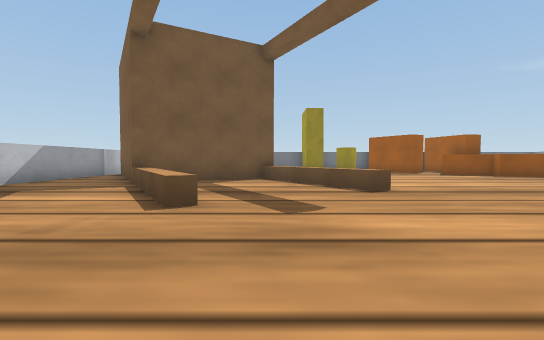
view 1 (above)

18 first-person views from a walk through a Webots world. The camera is 0.06 m above the floor, tilts 2° down and sees 85° across. The floor is counted in squares, 0.1 m on a side. Each view is taken from the middle of a square. On the plan, view 1 faces up. The plan holds only what a view shows up to about 9 squares ahead; the rest is blank. The robots in the file are not drawn. Webots' stock objects and surfaces are drawn as simple stand-ins.

view 2
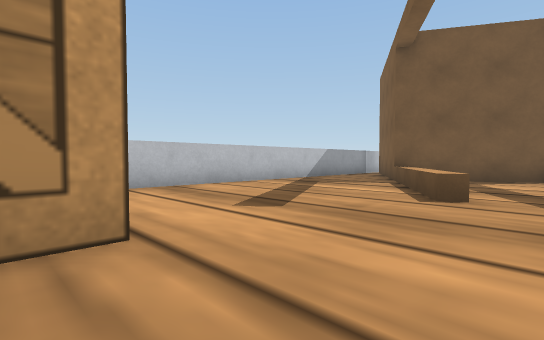

view 3
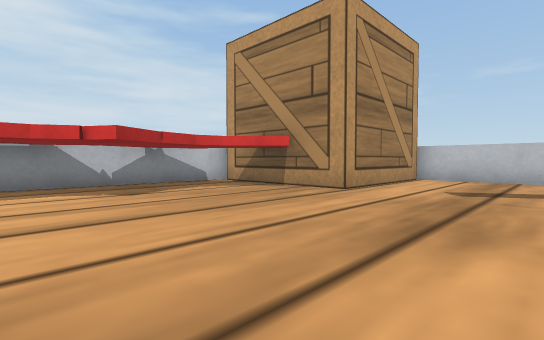

view 4
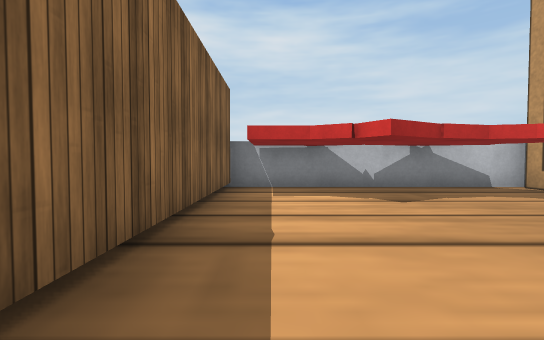

view 5
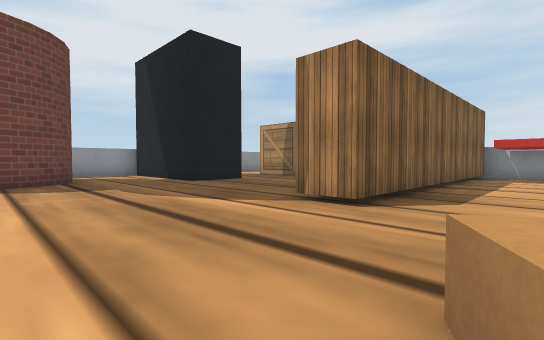

view 6
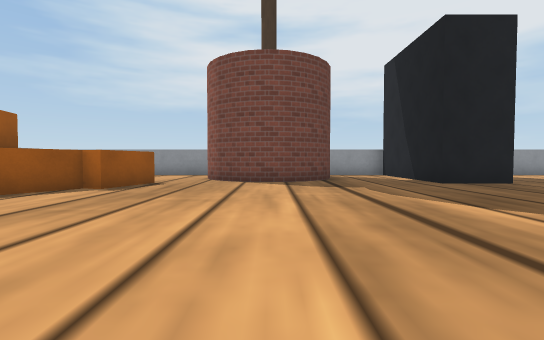

view 7
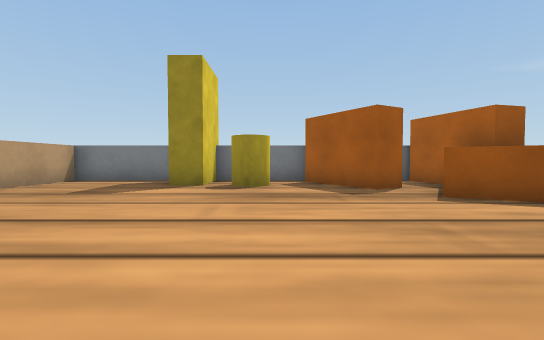

view 8
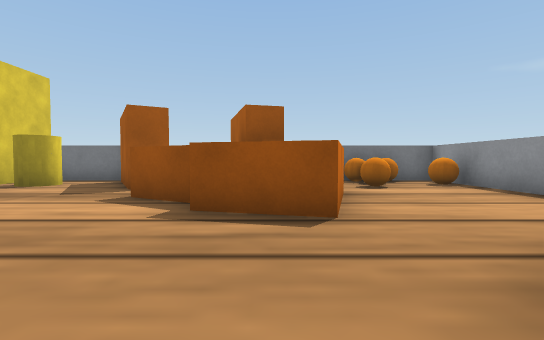

view 9
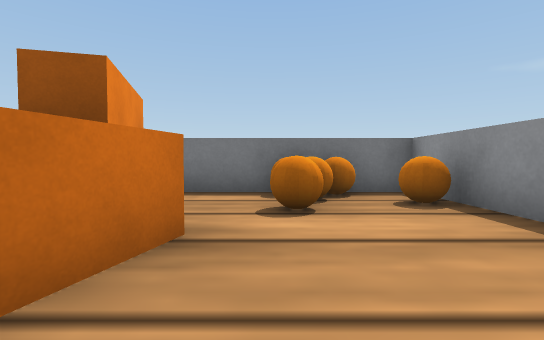

view 10
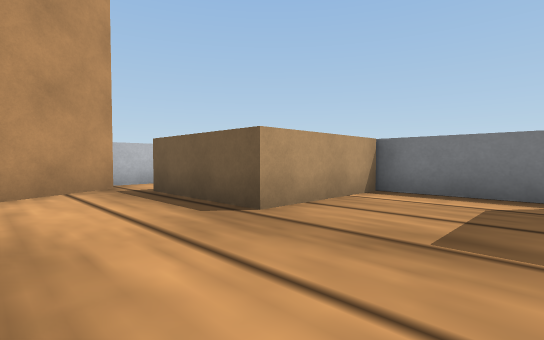

view 11
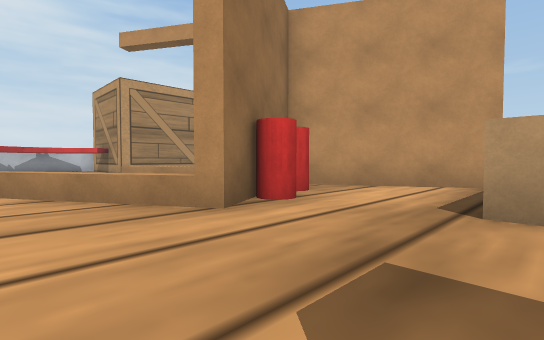

view 12
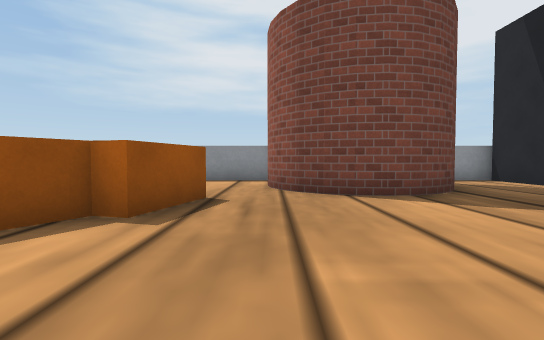

view 13
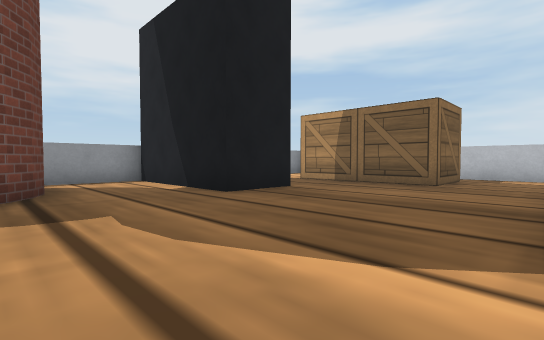

view 14
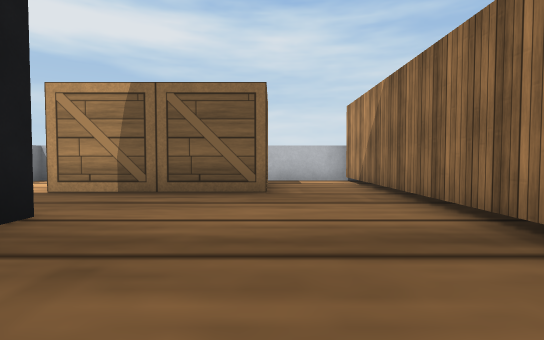

view 15
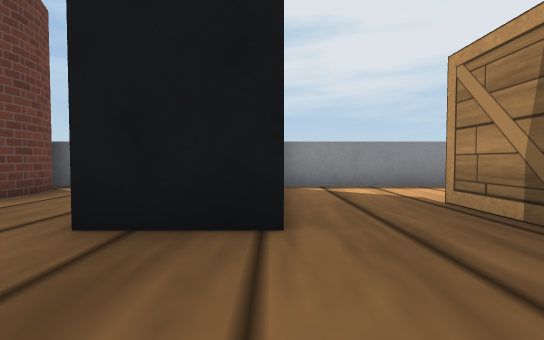

view 16
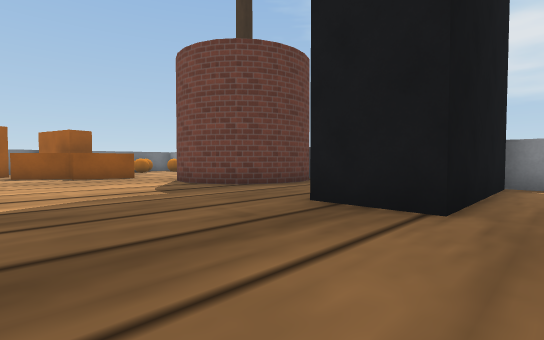

view 17
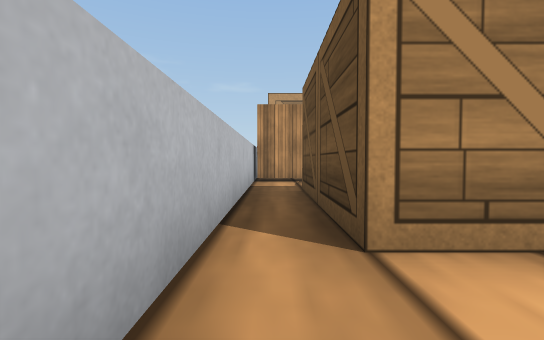

view 18
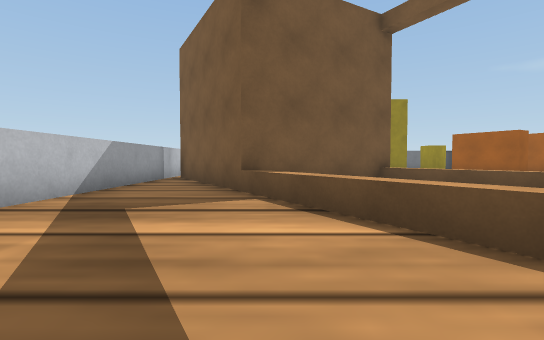

### Floor plan
Key: @ floor where view 1 was taken; # wall or solid block; . floor; C chair; B wooden box; T potted tree; M computer; I biscuit box; E cereal box; A cardboard box; J jar; L ball; R drink can.
Columns run from 7 left of view 1 to 14 right of it. Each row starts with its distance up from view 1.
 16      ####E###  #######
 15      A...E  I  II.LL #
 14      A...EJJ.I II.L.L#
 13 #..AAA.......IIII....#
 12 #C............II I...#
 11 #CC............I I...#
 10 #.C...RC........I....#
  9 #.CCRRRC..........TT #
  8 #..CC..CC........TT
  7 #...C...C........T
  6 #...CC...C.......TT T#
  5 #....C.............T.#
  4 #....CC..............#
  3 #..........##........#
  2 #..........##....MMMM#
  1 #..........##....MMMM#
  0 #BBBB..@...##........#
 -1     B......##........#
 -2     B......##.BBBBB..#
 -3     B......##.BBBBB..#
 -4     B......##........#
 -5     ##################

Positions as (right, up) in squares from view 1, and headings:
1: (0, 0), facing up
2: (0, -1), facing up-left
3: (3, 3), facing down-left
4: (3, 2), facing down
5: (2, 7), facing down-right
6: (2, 7), facing right
7: (4, 7), facing up
8: (9, 7), facing up
9: (11, 10), facing up
10: (1, 10), facing up-left
11: (2, 13), facing down-left
12: (5, 9), facing right
13: (5, 6), facing down-right
14: (7, 4), facing down
15: (7, 1), facing right
16: (6, 0), facing up-right
17: (13, -4), facing left
18: (-3, 2), facing up
